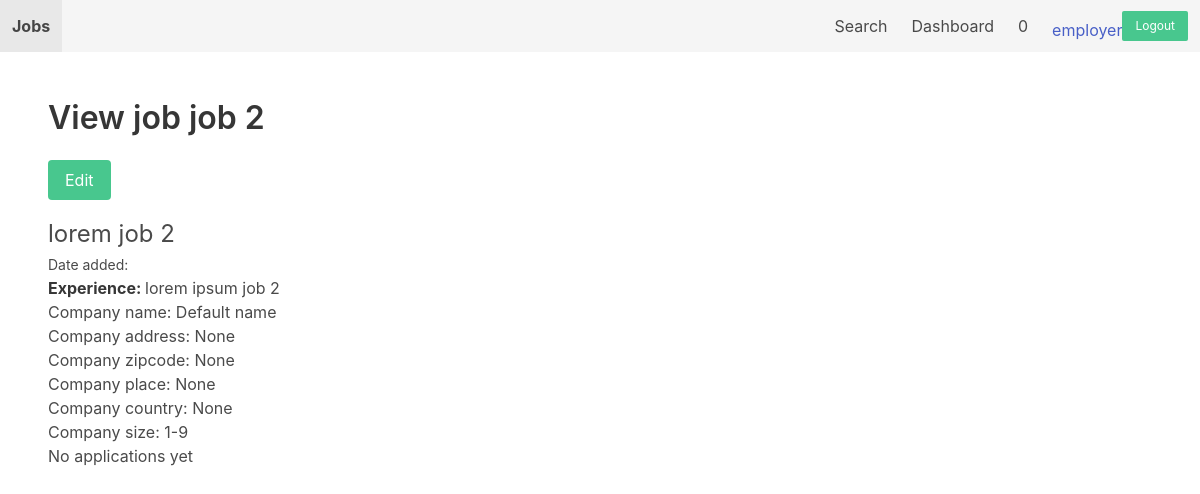
/dashboard/job/7/ (signed in), run on an earlier commit of the app's database.
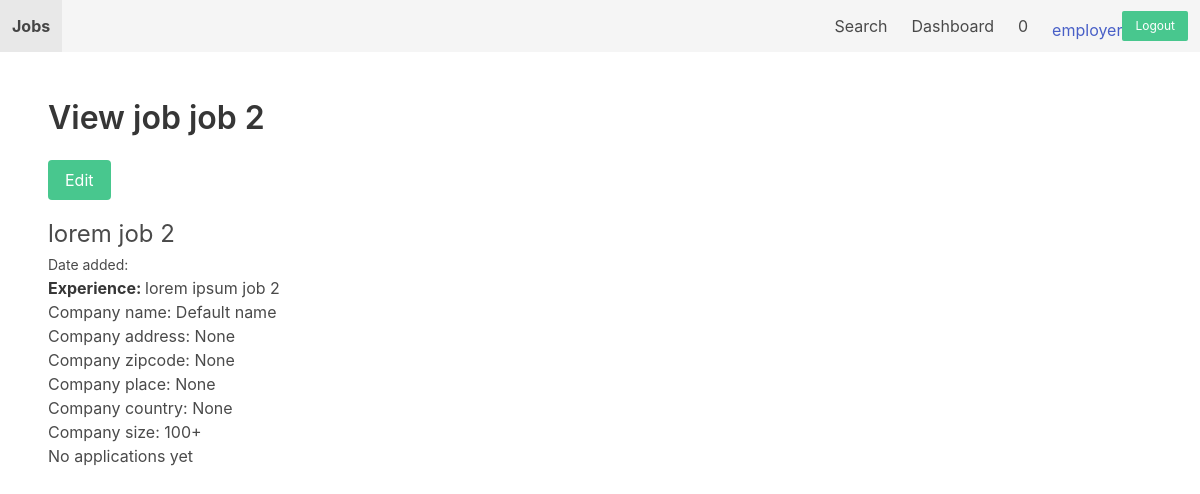
And on a later commit of the database.
### apps/job/models.py (models this page shows, shortened)
class Job(models.Model):
    SIZE_1_9 = 'size_1-9'
    SIZE_10_49 = 'size_10-49'
    SIZE_50_99 = 'size_50-99'
    SIZE_100 = 'size_100'
    CHOICES_SIZE = (
        (SIZE_1_9, '1-9'),
        (SIZE_10_49, '10-49'),
        (SIZE_50_99, '50-99'),
        (SIZE_100, '100+')
    )
    ACTIVE = 'active'
    EMPLOYED = 'employed'
    ARCHIVED = 'archived'
    CHOICES_STATUS = (
        (ACTIVE, 'active'),
        (EMPLOYED, 'employed'),
        (ARCHIVED, 'archived')
    )
    title = models.CharField(max_length=255)
    short_description = models.TextField()
    long_description = models.TextField(blank=True, null=True)
    company_name = models.CharField(max_length=255)
    company_address = models.CharField(max_length=255, blank=True, null=True)
    company_zipcode = models.CharField(max_length=255, blank=True, null=True)
    company_place = models.CharField(max_length=255, blank=True, null=True)
    company_country = models.CharField(max_length=255, blank=True, null=True)
    company_size = models.CharField(max_length=20, choices=CHOICES_SIZE, default=SIZE_1_9)
    created_by = models.ForeignKey(User, related_name='jobs', on_delete=models.CASCADE)
    created_at = models.DateTimeField(auto_now_add=True)
    changed_at = models.DateTimeField(auto_now=True)
    status = models.CharField(max_length=20, choices=CHOICES_STATUS, default=ACTIVE)
    class Meta:
        ordering = ['-created_at']

### apps/userprofile/views.py (the view)
# urls.py: path('job/<int:job_id>/', view_dashboard_job, name='view_dashboard_job'),
@login_required
def view_dashboard_job(request, job_id):
    job = get_object_or_404(Job, pk=job_id, created_by=request.user)
    context = {
        'job': job
    }
    return render(request, 'userprofile/view_dashboard_job.html', context)

### apps/notification/context_processors.py (called while the page is built)
def notifications(request):
    if request.user.is_authenticated:
        return {'notifications': request.user.notifications.filter(is_read=False)}
    else:
        return {'notifications': []}

### apps/core/templates/userprofile/view_dashboard_job.html
{% extends 'core/base.html' %}
{% block content %}
<h1 class="title">View job {{ job.title }}</h1>
<a href="{% url 'edit_job' job.id %}" class="button is-success mb-4">
    Edit
</a>
<p class="is-size-4">{{ job.short_description }}</p>
<small>Date added: {{ job.created_ad }}</small>
<p><strong>Experience: </strong>{{job.long_description}}</p>
<p>Company name: {{job.company_name}}</p>
<p>Company address: {{job.company_address}}</p>
<p>Company zipcode: {{job.company_zipcode}}</p>
<p>Company place: {{job.company_place}}</p>
<p>Company country: {{job.company_country}}</p>
<p>Company size: {{job.get_company_size_display}}</p>
{% for application in job.applications.all %}
<div class="application">
    <a href="{% url 'view_application' application.id %}">{{ application.created_by.username }}</a>
</div>
{% empty %}
<h4>No applications yet</h4>
{% endfor %}
{% endblock %}

What changed in the data, as far as the page shows it:
changed Job "job 2": company_size "1-9" → "100+"
